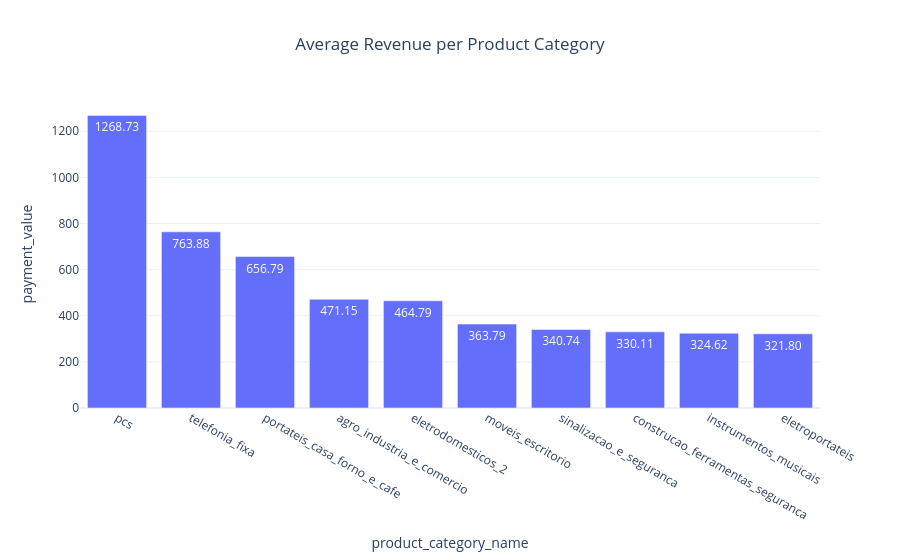

Write notebook code for a chart like this one.
### Code cell
fig = px.bar(

avg_category.head(10),

x="product_category_name",

y="payment_value",

title="Average Revenue per Product Category",

text_auto=".2f"

)

fig.update_layout(

template="plotly_white",

title_x=0.5

)

fig.show()

### Figure 1 — Plotly figure (JSON) as saved in the notebook; plotly's stock layout.template omitted (floating-point values rounded to 4 significant figures)
{"data": [{"hovertemplate": "product_category_name=%{x}<br>payment_value=%{y}<extra></extra>", "legendgroup": "", "marker": {"color": "#636efa", "pattern": {"shape": ""}}, "name": "", "orientation": "v", "showlegend": false, "textposition": "auto", "texttemplate": "%{y:.2f}", "type": "bar", "x": ["pcs", "telefonia_fixa", "portateis_casa_forno_e_cafe", "agro_industria_e_comercio", "eletrodomesticos_2", "moveis_escritorio", "sinalizacao_e_seguranca", "construcao_ferramentas_seguranca", "instrumentos_musicais", "eletroportateis"], "xaxis": "x", "y": [1269.0, 763.9, 656.8, 471.2, 464.8, 363.8, 340.7, 330.1, 324.6, 321.8], "yaxis": "y"}], "layout": {"barmode": "relative", "legend": {"tracegroupgap": 0}, "title": {"text": "Average Revenue per Product Category", "x": 0.5}, "xaxis": {"anchor": "y", "domain": [0, 1], "title": {"text": "product_category_name"}}, "yaxis": {"anchor": "x", "domain": [0, 1], "title": {"text": "payment_value"}}}}
